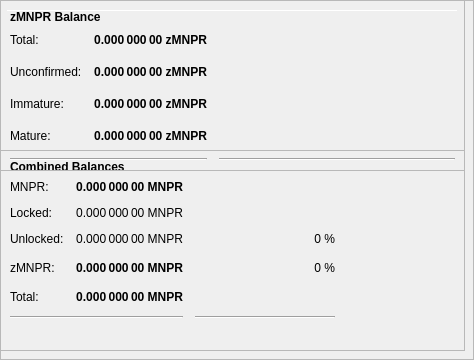
        <widget class="QFrame" name="frameObfuscation">
         <property name="minimumSize">
          <size>
           <width>0</width>
           <height>350</height>
          </size>
         </property>
         <property name="layoutDirection">
          <enum>Qt::LeftToRight</enum>
         </property>
         <property name="frameShape">
          <enum>QFrame::StyledPanel</enum>
         </property>
         <property name="frameShadow">
          <enum>QFrame::Raised</enum>
         </property>
         <widget class="QPushButton" name="runAutoDenom">
          <property name="geometry">
           <rect>
            <x>251</x>
            <y>17</y>
            <width>1</width>
            <height>1</height>
           </rect>
          </property>
          <property name="palette">
           <palette>
            <active>
             <colorrole role="WindowText">
              <brush brushstyle="SolidPattern">
               <color alpha="255">
                <red>0</red>
                <green>0</green>
                <blue>0</blue>
               </color>
              </brush>
             </colorrole>
             <colorrole role="Button">
              <brush brushstyle="SolidPattern">
               <color alpha="255">
                <red>239</red>
                <green>238</green>
                <blue>238</blue>
               </color>
              </brush>
             </colorrole>
             <colorrole role="Light">
              <brush brushstyle="SolidPattern">
               <color alpha="255">
                <red>255</red>
                <green>255</green>
                <blue>255</blue>
               </color>
              </brush>
             </colorrole>
             <colorrole role="Midlight">
              <brush brushstyle="SolidPattern">
               <color alpha="255">
                <red>247</red>
                <green>246</green>
                <blue>246</blue>
               </color>
              </brush>
             </colorrole>
             <colorrole role="Dark">
              <brush brushstyle="SolidPattern">
               <color alpha="255">
                <red>119</red>
                <green>119</green>
                <blue>119</blue>
               </color>
              </brush>
             </colorrole>
             <colorrole role="Mid">
              <brush brushstyle="SolidPattern">
               <color alpha="255">
                <red>159</red>
                <green>159</green>
                <blue>159</blue>
               </color>
              </brush>
             </colorrole>
             <colorrole role="Text">
              <brush brushstyle="SolidPattern">
               <color alpha="255">
                <red>0</red>
                <green>0</green>
                <blue>0</blue>
               </color>
              </brush>
             </colorrole>
             <colorrole role="BrightText">
              <brush brushstyle="SolidPattern">
               <color alpha="255">
                <red>255</red>
                <green>255</green>
                <blue>255</blue>
               </color>
              </brush>
             </colorrole>
             <colorrole role="ButtonText">
              <brush brushstyle="SolidPattern">
               <color alpha="255">
                <red>0</red>
                <green>0</green>
                <blue>0</blue>
               </color>
              </brush>
             </colorrole>
             <colorrole role="Base">
              <brush brushstyle="SolidPattern">
               <color alpha="255">
                <red>255</red>
                <green>255</green>
                <blue>255</blue>
               </color>
              </brush>
             </colorrole>
             <colorrole role="Window">
              <brush brushstyle="SolidPattern">
               <color alpha="255">
                <red>239</red>
                <green>238</green>
                <blue>238</blue>
               </color>
              </brush>
             </colorrole>
             <colorrole role="Shadow">
              <brush brushstyle="SolidPattern">
               <color alpha="255">
                <red>0</red>
                <green>0</green>
                <blue>0</blue>
               </color>
              </brush>
             </colorrole>
             <colorrole role="AlternateBase">
              <brush brushstyle="SolidPattern">
               <color alpha="255">
                <red>247</red>
                <green>246</green>
                <blue>246</blue>
               </color>
              </brush>
             </colorrole>
             <colorrole role="ToolTipBase">
              <brush brushstyle="SolidPattern">
               <color alpha="255">
                <red>255</red>
                <green>255</green>
                <blue>220</blue>
               </color>
              </brush>
             </colorrole>
             <colorrole role="ToolTipText">
              <brush brushstyle="SolidPattern">
               <color alpha="255">
                <red>0</red>
                <green>0</green>
                <blue>0</blue>
               </color>
              </brush>
             </colorrole>
            </active>
            <inactive>
             <colorrole role="WindowText">
              <brush brushstyle="SolidPattern">
               <color alpha="255">
                <red>0</red>
                <green>0</green>
                <blue>0</blue>
               </color>
              </brush>
             </colorrole>
             <colorrole role="Button">
              <brush brushstyle="SolidPattern">
               <color alpha="255">
                <red>239</red>
                <green>238</green>
                <blue>238</blue>
               </color>
              </brush>
             </colorrole>
             <colorrole role="Light">
              <brush brushstyle="SolidPattern">
               <color alpha="255">
                <red>255</red>
                <green>255</green>
                <blue>255</blue>
               </color>
              </brush>
             </colorrole>
             <colorrole role="Midlight">
              <brush brushstyle="SolidPattern">
               <color alpha="255">
                <red>247</red>
                <green>246</green>
                <blue>246</blue>
               </color>
              </brush>
             </colorrole>
             <colorrole role="Dark">
              <brush brushstyle="SolidPattern">
               <color alpha="255">
                <red>119</red>
                <green>119</green>
                <blue>119</blue>
               </color>
              </brush>
             </colorrole>
             <colorrole role="Mid">
              <brush brushstyle="SolidPattern">
               <color alpha="255">
                <red>159</red>
                <green>159</green>
                <blue>159</blue>
               </color>
              </brush>
             </colorrole>
             <colorrole role="Text">
              <brush brushstyle="SolidPattern">
               <color alpha="255">
                <red>0</red>
                <green>0</green>
                <blue>0</blue>
               </color>
              </brush>
             </colorrole>
             <colorrole role="BrightText">
              <brush brushstyle="SolidPattern">
               <color alpha="255">
                <red>255</red>
                <green>255</green>
                <blue>255</blue>
               </color>
              </brush>
             </colorrole>
             <colorrole role="ButtonText">
              <brush brushstyle="SolidPattern">
               <color alpha="255">
                <red>0</red>
                <green>0</green>
                <blue>0</blue>
               </color>
              </brush>
             </colorrole>
             <colorrole role="Base">
              <brush brushstyle="SolidPattern">
               <color alpha="255">
                <red>255</red>
                <green>255</green>
                <blue>255</blue>
               </color>
              </brush>
             </colorrole>
             <colorrole role="Window">
              <brush brushstyle="SolidPattern">
               <color alpha="255">
                <red>239</red>
                <green>238</green>
                <blue>238</blue>
               </color>
              </brush>
             </colorrole>
             <colorrole role="Shadow">
              <brush brushstyle="SolidPattern">
               <color alpha="255">
                <red>0</red>
                <green>0</green>
                <blue>0</blue>
               </color>
              </brush>
             </colorrole>
             <colorrole role="AlternateBase">
              <brush brushstyle="SolidPattern">
               <color alpha="255">
                <red>247</red>
                <green>246</green>
                <blue>246</blue>
               </color>
              </brush>
             </colorrole>
             <colorrole role="ToolTipBase">
              <brush brushstyle="SolidPattern">
               <color alpha="255">
                <red>255</red>
                <green>255</green>
                <blue>220</blue>
               </color>
              </brush>
             </colorrole>
             <colorrole role="ToolTipText">
              <brush brushstyle="SolidPattern">
               <color alpha="255">
                <red>0</red>
                <green>0</green>
                <blue>0</blue>
               </color>
              </brush>
             </colorrole>
            </inactive>
            <disabled>
             <colorrole role="WindowText">
              <brush brushstyle="SolidPattern">
               <color alpha="255">
                <red>119</red>
                <green>119</green>
                <blue>119</blue>
               </color>
              </brush>
             </colorrole>
             <colorrole role="Button">
              <brush brushstyle="SolidPattern">
               <color alpha="255">
                <red>239</red>
                <green>238</green>
                <blue>238</blue>
               </color>
              </brush>
             </colorrole>
             <colorrole role="Light">
              <brush brushstyle="SolidPattern">
               <color alpha="255">
                <red>255</red>
                <green>255</green>
                <blue>255</blue>
               </color>
              </brush>
             </colorrole>
             <colorrole role="Midlight">
              <brush brushstyle="SolidPattern">
               <color alpha="255">
                <red>247</red>
                <green>246</green>
                <blue>246</blue>
               </color>
              </brush>
             </colorrole>
             <colorrole role="Dark">
              <brush brushstyle="SolidPattern">
               <color alpha="255">
                <red>119</red>
                <green>119</green>
                <blue>119</blue>
               </color>
              </brush>
             </colorrole>
             <colorrole role="Mid">
              <brush brushstyle="SolidPattern">
               <color alpha="255">
                <red>159</red>
                <green>159</green>
                <blue>159</blue>
               </color>
              </brush>
             </colorrole>
             <colorrole role="Text">
              <brush brushstyle="SolidPattern">
               <color alpha="255">
                <red>119</red>
                <green>119</green>
                <blue>119</blue>
               </color>
              </brush>
             </colorrole>
             <colorrole role="BrightText">
              <brush brushstyle="SolidPattern">
               <color alpha="255">
                <red>255</red>
                <green>255</green>
                <blue>255</blue>
               </color>
              </brush>
             </colorrole>
             <colorrole role="ButtonText">
              <brush brushstyle="SolidPattern">
               <color alpha="255">
                <red>119</red>
                <green>119</green>
                <blue>119</blue>
               </color>
              </brush>
             </colorrole>
             <colorrole role="Base">
              <brush brushstyle="SolidPattern">
               <color alpha="255">
                <red>239</red>
                <green>238</green>
                <blue>238</blue>
               </color>
              </brush>
             </colorrole>
             <colorrole role="Window">
              <brush brushstyle="SolidPattern">
               <color alpha="255">
                <red>239</red>
                <green>238</green>
                <blue>238</blue>
               </color>
              </brush>
             </colorrole>
             <colorrole role="Shadow">
              <brush brushstyle="SolidPattern">
               <color alpha="255">
                <red>0</red>
                <green>0</green>
                <blue>0</blue>
               </color>
              </brush>
             </colorrole>
             <colorrole role="AlternateBase">
              <brush brushstyle="SolidPattern">
               <color alpha="255">
                <red>239</red>
                <green>238</green>
                <blue>238</blue>
               </color>
              </brush>
             </colorrole>
             <colorrole role="ToolTipBase">
              <brush brushstyle="SolidPattern">
               <color alpha="255">
                <red>255</red>
                <green>255</green>
                <blue>220</blue>
               </color>
              </brush>
             </colorrole>
             <colorrole role="ToolTipText">
              <brush brushstyle="SolidPattern">
               <color alpha="255">
                <red>0</red>
                <green>0</green>
                <blue>0</blue>
               </color>
              </brush>
             </colorrole>
            </disabled>
           </palette>
          </property>
          <property name="focusPolicy">
           <enum>Qt::NoFocus</enum>
          </property>
          <property name="autoFillBackground">
           <bool>true</bool>
          </property>
          <property name="text">
           <string/>
          </property>
          <property name="flat">
           <bool>true</bool>
          </property>
         </widget>
         <widget class="Line" name="line">
          <property name="geometry">
           <rect>
            <x>7</x>
            <y>10</y>
            <width>451</width>
            <height>1</height>
           </rect>
          </property>
          <property name="orientation">
           <enum>Qt::Horizontal</enum>
          </property>
         </widget>
         <widget class="QFrame" name="frame_3">
          <property name="geometry">
           <rect>
            <x>0</x>
            <y>150</y>
            <width>465</width>
            <height>201</height>
           </rect>
          </property>
          <property name="frameShape">
           <enum>QFrame::StyledPanel</enum>
          </property>
          <property name="frameShadow">
           <enum>QFrame::Raised</enum>
          </property>
          <layout class="QVBoxLayout" name="verticalLayout_5">
           <item>
            <layout class="QHBoxLayout" name="horizontalLayout_5" stretch="0">
             <item>
              <widget class="QLabel" name="label_5z">
               <property name="maximumSize">
                <size>
                 <width>16777215</width>
                 <height>20</height>
                </size>
               </property>
               <property name="font">
                <font>
                 <weight>75</weight>
                 <bold>true</bold>
                </font>
               </property>
               <property name="toolTip">
                <string>Combined Balances (including unconfirmed and immature coins)</string>
               </property>
               <property name="text">
                <string>&lt;html&gt;&lt;head/&gt;&lt;body&gt;&lt;p&gt;Combined Balances&lt;/p&gt;&lt;/body&gt;&lt;/html&gt;</string>
               </property>
              </widget>
             </item>
            </layout>
           </item>
           <item>
            <layout class="QGridLayout" name="gridLayout_3">
             <property name="spacing">
              <number>12</number>
             </property>
             <item row="7" column="0" colspan="2">
              <widget class="Line" name="lineSpendableBalance_3">
               <property name="orientation">
                <enum>Qt::Horizontal</enum>
               </property>
              </widget>
             </item>
             <item row="7" column="2">
              <widget class="Line" name="lineWatchBalance_3">
               <property name="sizePolicy">
                <sizepolicy hsizetype="Preferred" vsizetype="Fixed">
                 <horstretch>0</horstretch>
                 <verstretch>0</verstretch>
                </sizepolicy>
               </property>
               <property name="minimumSize">
                <size>
                 <width>140</width>
                 <height>0</height>
                </size>
               </property>
               <property name="orientation">
                <enum>Qt::Horizontal</enum>
               </property>
              </widget>
             </item>
             <item row="4" column="1">
              <widget class="QLabel" name="labelzBalancez">
               <property name="font">
                <font>
                 <weight>75</weight>
                 <bold>true</bold>
                </font>
               </property>
               <property name="cursor">
                <cursorShape>IBeamCursor</cursorShape>
               </property>
               <property name="toolTip">
                <string>Total of transactions that have yet to be confirmed, and do not yet count toward the spendable balance</string>
               </property>
               <property name="text">
                <string notr="true">0.000 000 00 MNPR</string>
               </property>
               <property name="alignment">
                <set>Qt::AlignRight|Qt::AlignTrailing|Qt::AlignVCenter</set>
               </property>
               <property name="textInteractionFlags">
                <set>Qt::LinksAccessibleByMouse|Qt::TextSelectableByKeyboard|Qt::TextSelectableByMouse</set>
               </property>
              </widget>
             </item>
             <item row="6" column="1">
              <widget class="QLabel" name="labelTotalz">
               <property name="font">
                <font>
                 <weight>75</weight>
                 <bold>true</bold>
                </font>
               </property>
               <property name="cursor">
                <cursorShape>IBeamCursor</cursorShape>
               </property>
               <property name="toolTip">
                <string>Total Balance, including unconfirmed and immature coins.</string>
               </property>
               <property name="text">
                <string notr="true">0.000 000 00 MNPR</string>
               </property>
               <property name="alignment">
                <set>Qt::AlignRight|Qt::AlignTrailing|Qt::AlignVCenter</set>
               </property>
               <property name="textInteractionFlags">
                <set>Qt::LinksAccessibleByMouse|Qt::TextSelectableByKeyboard|Qt::TextSelectableByMouse</set>
               </property>
              </widget>
             </item>
             <item row="4" column="3">
              <spacer name="horizontalSpacer_6">
               <property name="orientation">
                <enum>Qt::Horizontal</enum>
               </property>
               <property name="sizeHint" stdset="0">
                <size>
                 <width>40</width>
                 <height>20</height>
                </size>
               </property>
              </spacer>
             </item>
             <item row="6" column="0">
              <widget class="QLabel" name="labelTotalTextz">
               <property name="text">
                <string>Total:</string>
               </property>
              </widget>
             </item>
             <item row="1" column="0">
              <widget class="QLabel" name="labelBalanceTextz">
               <property name="text">
                <string>MNPR:</string>
               </property>
              </widget>
             </item>
             <item row="1" column="1">
              <widget class="QLabel" name="labelBalancez">
               <property name="font">
                <font>
                 <weight>75</weight>
                 <bold>true</bold>
                </font>
               </property>
               <property name="cursor">
                <cursorShape>IBeamCursor</cursorShape>
               </property>
               <property name="toolTip">
                <string>Your current spendable balance</string>
               </property>
               <property name="text">
                <string notr="true">0.000 000 00 MNPR</string>
               </property>
               <property name="alignment">
                <set>Qt::AlignRight|Qt::AlignTrailing|Qt::AlignVCenter</set>
               </property>
               <property name="textInteractionFlags">
                <set>Qt::LinksAccessibleByMouse|Qt::TextSelectableByKeyboard|Qt::TextSelectableByMouse</set>
               </property>
              </widget>
             </item>
             <item row="4" column="0">
              <widget class="QLabel" name="labelzBalanceTextz">
               <property name="toolTip">
                <string/>
               </property>
               <property name="text">
                <string>zMNPR:</string>
               </property>
              </widget>
             </item>
             <item row="4" column="2">
              <widget class="QLabel" name="labelzMNPRPercent">
               <property name="toolTip">
                <string>Current percentage of zMNPR.
If AutoMint is enabled this percentage will settle around the configured AutoMint percentage (default = 10%)</string>
               </property>
               <property name="text">
                <string>0 %</string>
               </property>
               <property name="alignment">
                <set>Qt::AlignRight|Qt::AlignTrailing|Qt::AlignVCenter</set>
               </property>
              </widget>
             </item>
             <item row="6" column="2">
              <widget class="QLabel" name="label100Percent">
               <property name="text">
                <string/>
               </property>
               <property name="alignment">
                <set>Qt::AlignRight|Qt::AlignTrailing|Qt::AlignVCenter</set>
               </property>
              </widget>
             </item>
             <item row="2" column="1">
              <widget class="QLabel" name="labelLockedBalance">
               <property name="toolTip">
                <string>Locked MNPR or Masternode collaterals. These are excluded from zMNPR minting.</string>
               </property>
               <property name="text">
                <string>0.000 000 00 MNPR</string>
               </property>
               <property name="alignment">
                <set>Qt::AlignRight|Qt::AlignTrailing|Qt::AlignVCenter</set>
               </property>
              </widget>
             </item>
             <item row="2" column="0">
              <widget class="QLabel" name="labelLockedBalanceText">
               <property name="toolTip">
                <string>Locked MNPR or Masternode collaterals. These are excluded from zMNPR minting.</string>
               </property>
               <property name="text">
                <string>Locked:</string>
               </property>
              </widget>
             </item>
             <item row="3" column="0">
              <widget class="QLabel" name="labelUnLockedBalanceText">
               <property name="toolTip">
                <string>Unlocked RUPs. These can be used for zMNPR minting.</string>
               </property>
               <property name="text">
                <string>Unlocked:</string>
               </property>
              </widget>
             </item>
             <item row="3" column="1">
              <widget class="QLabel" name="labelUnLockedBalance">
               <property name="toolTip">
                <string>Unlocked RUPs. These can be used for zMNPR minting.</string>
               </property>
               <property name="text">
                <string>0.000 000 00 MNPR</string>
               </property>
               <property name="alignment">
                <set>Qt::AlignRight|Qt::AlignTrailing|Qt::AlignVCenter</set>
               </property>
              </widget>
             </item>
             <item row="3" column="2">
              <widget class="QLabel" name="labelRUPPercent">
               <property name="text">
                <string>0 %</string>
               </property>
               <property name="alignment">
                <set>Qt::AlignRight|Qt::AlignTrailing|Qt::AlignVCenter</set>
               </property>
              </widget>
             </item>
            </layout>
           </item>
           <item>
            <spacer name="verticalSpacer">
             <property name="orientation">
              <enum>Qt::Vertical</enum>
             </property>
             <property name="sizeHint" stdset="0">
              <size>
               <width>20</width>
               <height>40</height>
              </size>
             </property>
            </spacer>
           </item>
          </layout>
         </widget>
         <widget class="QFrame" name="frame_4">
          <property name="geometry">
           <rect>
            <x>0</x>
            <y>0</y>
            <width>465</width>
            <height>171</height>
           </rect>
          </property>
          <property name="frameShape">
           <enum>QFrame::StyledPanel</enum>
          </property>
          <property name="frameShadow">
           <enum>QFrame::Raised</enum>
          </property>
          <layout class="QVBoxLayout" name="verticalLayout_7">
           <item>
            <layout class="QHBoxLayout" name="horizontalLayout_8" stretch="0">
             <item>
              <widget class="QLabel" name="label_5z_3">
               <property name="maximumSize">
                <size>
                 <width>16777215</width>
                 <height>20</height>
                </size>
               </property>
               <property name="font">
                <font>
                 <weight>75</weight>
                 <bold>true</bold>
                </font>
               </property>
               <property name="text">
                <string>zMNPR Balance</string>
               </property>
              </widget>
             </item>
            </layout>
           </item>
           <item>
            <layout class="QGridLayout" name="gridLayout_5">
             <property name="spacing">
              <number>12</number>
             </property>
             <item row="4" column="0">
              <widget class="QLabel" name="labelzBalanceMatureText">
               <property name="toolTip">
                <string>Mature: more than 20 confirmation and more than 1 mints of the same denomination after it was minted.
These zMNPR are spendable.</string>
               </property>
               <property name="text">
                <string>Mature:</string>
               </property>
              </widget>
             </item>
             <item row="5" column="0" colspan="2">
              <widget class="Line" name="lineSpendableBalance_5">
               <property name="orientation">
                <enum>Qt::Horizontal</enum>
               </property>
              </widget>
             </item>
             <item row="1" column="1">
              <widget class="QLabel" name="labelzBalance">
               <property name="font">
                <font>
                 <weight>75</weight>
                 <bold>true</bold>
                </font>
               </property>
               <property name="cursor">
                <cursorShape>IBeamCursor</cursorShape>
               </property>
               <property name="toolTip">
                <string>All available zMNPR, unconfirmed and immature zMNPR included.</string>
               </property>
               <property name="text">
                <string notr="true">0.000 000 00 zMNPR</string>
               </property>
               <property name="alignment">
                <set>Qt::AlignRight|Qt::AlignTrailing|Qt::AlignVCenter</set>
               </property>
               <property name="textInteractionFlags">
                <set>Qt::LinksAccessibleByMouse|Qt::TextSelectableByKeyboard|Qt::TextSelectableByMouse</set>
               </property>
              </widget>
             </item>
             <item row="5" column="2">
              <widget class="Line" name="lineWatchBalance_5">
               <property name="sizePolicy">
                <sizepolicy hsizetype="Preferred" vsizetype="Fixed">
                 <horstretch>0</horstretch>
                 <verstretch>0</verstretch>
                </sizepolicy>
               </property>
               <property name="minimumSize">
                <size>
                 <width>140</width>
                 <height>0</height>
                </size>
               </property>
               <property name="orientation">
                <enum>Qt::Horizontal</enum>
               </property>
              </widget>
             </item>
             <item row="1" column="0">
              <widget class="QLabel" name="labelzBalanceText">
               <property name="toolTip">
                <string>All available zMNPR, unconfirmed and immature zMNPR included.</string>
               </property>
               <property name="text">
                <string>Total:</string>
               </property>
              </widget>
             </item>
             <item row="1" column="2">
              <spacer name="horizontalSpacer_8">
               <property name="orientation">
                <enum>Qt::Horizontal</enum>
               </property>
               <property name="sizeHint" stdset="0">
                <size>
                 <width>40</width>
                 <height>20</height>
                </size>
               </property>
              </spacer>
             </item>
             <item row="4" column="2">
              <spacer name="horizontalSpacer_4">
               <property name="orientation">
                <enum>Qt::Horizontal</enum>
               </property>
               <property name="sizeHint" stdset="0">
                <size>
                 <width>40</width>
                 <height>20</height>
                </size>
               </property>
              </spacer>
             </item>
             <item row="4" column="1">
              <widget class="QLabel" name="labelzBalanceMature">
               <property name="font">
                <font>
                 <weight>75</weight>
                 <bold>true</bold>
                </font>
               </property>
               <property name="toolTip">
                <string>Mature: more than 20 confirmation and more than 1 mints of the same denomination after it was minted.
These zMNPR are spendable.</string>
               </property>
               <property name="text">
                <string>0.000 000 00 zMNPR</string>
               </property>
               <property name="alignment">
                <set>Qt::AlignRight|Qt::AlignTrailing|Qt::AlignVCenter</set>
               </property>
              </widget>
             </item>
             <item row="2" column="0">
              <widget class="QLabel" name="labelzBalanceUnconfirmedText">
               <property name="toolTip">
                <string>Unconfirmed: less than 20 confirmations
Immature: confirmed, but less than 1 mints of the same denomination after it was minted</string>
               </property>
               <property name="text">
                <string>Unconfirmed:</string>
               </property>
              </widget>
             </item>
             <item row="2" column="1">
              <widget class="QLabel" name="labelzBalanceUnconfirmed">
               <property name="font">
                <font>
                 <weight>75</weight>
                 <bold>true</bold>
                </font>
               </property>
               <property name="toolTip">
                <string>Unconfirmed: less than 20 confirmations
Immature: confirmed, but less than 1 mints of the same denomination after it was minted</string>
               </property>
               <property name="text">
                <string>0.000 000 00 zMNPR</string>
               </property>
               <property name="alignment">
                <set>Qt::AlignRight|Qt::AlignTrailing|Qt::AlignVCenter</set>
               </property>
              </widget>
             </item>
             <item row="2" column="2">
              <spacer name="horizontalSpacer_5">
               <property name="orientation">
                <enum>Qt::Horizontal</enum>
               </property>
               <property name="sizeHint" stdset="0">
                <size>
                 <width>40</width>
                 <height>20</height>
                </size>
               </property>
              </spacer>
             </item>
             <item row="3" column="0">
              <widget class="QLabel" name="labelzBalanceImmatureText">
               <property name="toolTip">
                <string>Unconfirmed: less than 20 confirmations
Immature: confirmed, but less than 1 mints of the same denomination after it was minted</string>
               </property>
               <property name="text">
                <string>Immature:</string>
               </property>
              </widget>
             </item>
             <item row="3" column="1">
              <widget class="QLabel" name="labelzBalanceImmature">
               <property name="font">
                <font>
                 <weight>75</weight>
                 <bold>true</bold>
                </font>
               </property>
               <property name="toolTip">
                <string>Unconfirmed: less than 20 confirmations
Immature: confirmed, but less than 1 mints of the same denomination after it was minted</string>
               </property>
               <property name="text">
                <string>0.000 000 00 zMNPR</string>
               </property>
               <property name="alignment">
                <set>Qt::AlignRight|Qt::AlignTrailing|Qt::AlignVCenter</set>
               </property>
              </widget>
             </item>
             <item row="3" column="2">
              <spacer name="horizontalSpacer_7">
               <property name="orientation">
                <enum>Qt::Horizontal</enum>
               </property>
               <property name="sizeHint" stdset="0">
                <size>
                 <width>40</width>
                 <height>20</height>
                </size>
               </property>
              </spacer>
             </item>
            </layout>
           </item>
          </layout>
         </widget>
        </widget>
